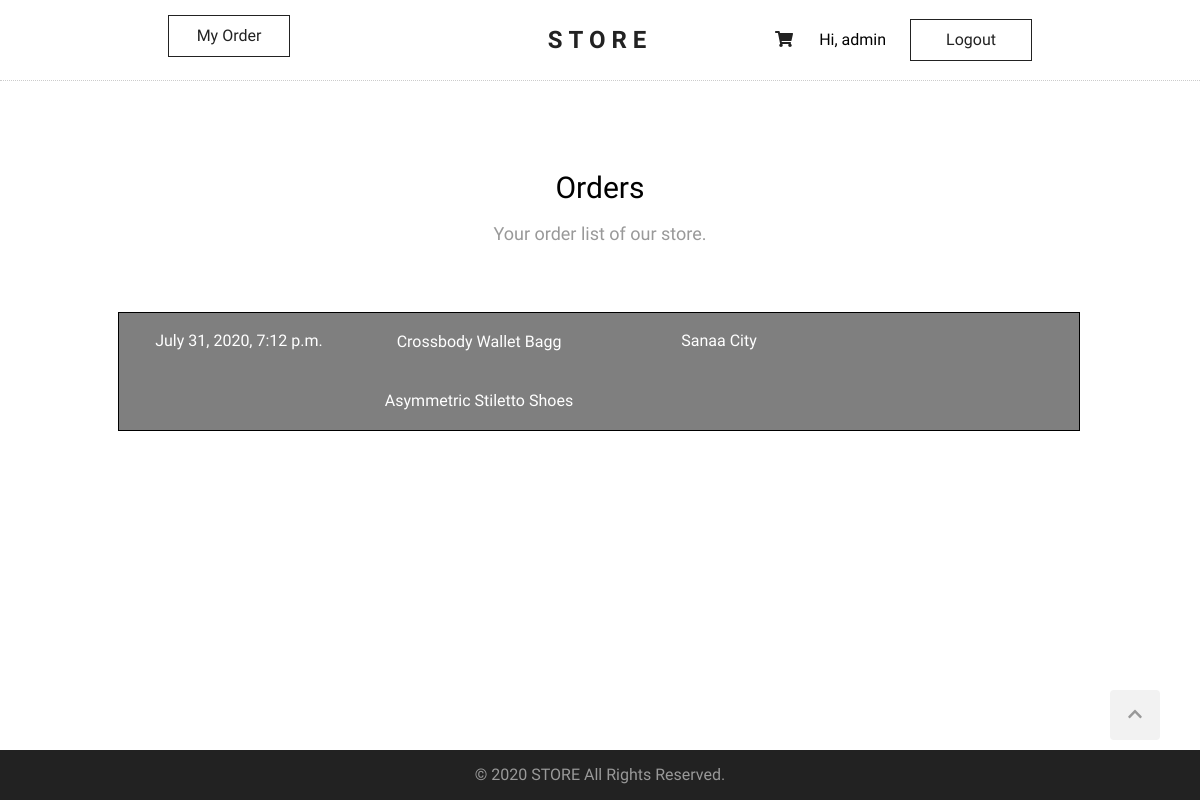
/orders/ (signed in), run on an earlier commit of the app's database.
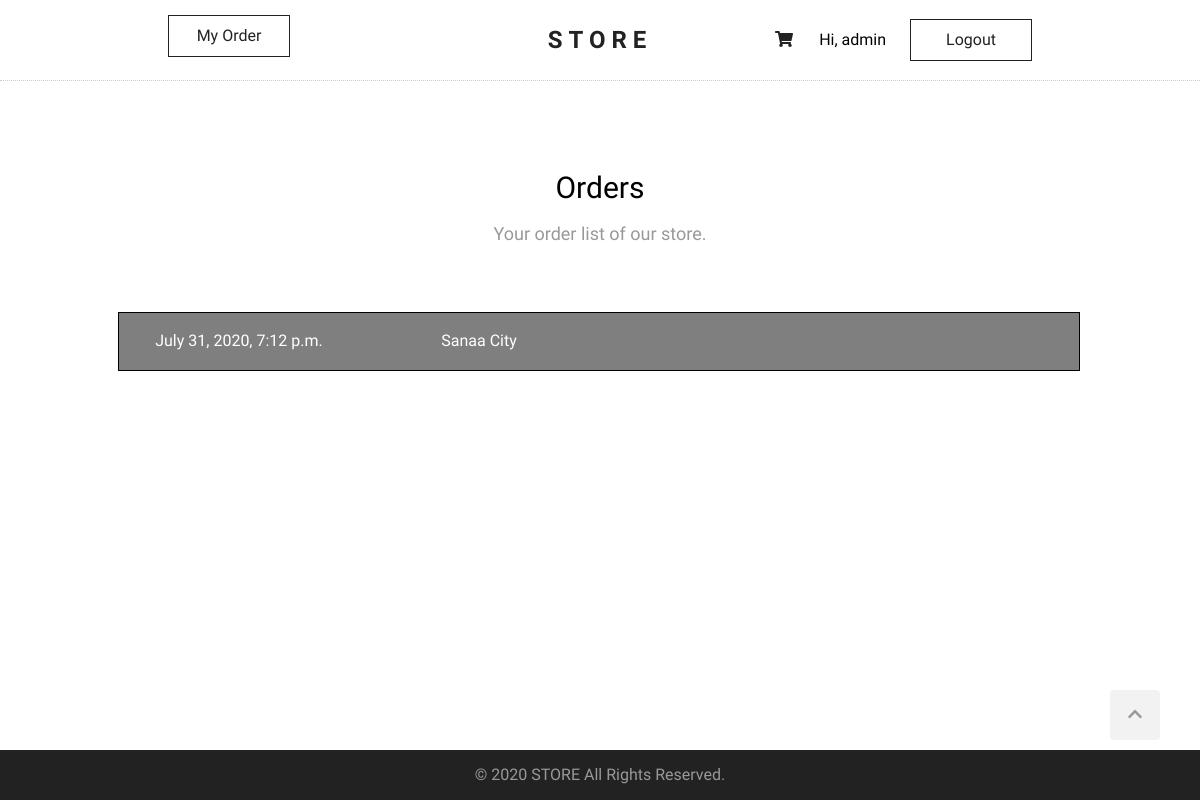
And on a later commit of the database.
### orders/models.py (models this page shows, shortened)
class Order(models.Model):
    user = models.ForeignKey(
        User, related_name="orders", null=True, on_delete=models.CASCADE)
    items = models.ManyToManyField(Product)
    ordered_at = models.DateTimeField(auto_now=True)
    address = models.CharField(max_length=100, blank=True)

### products/models.py (models this page shows, shortened)
class Product(models.Model):
    brand = models.CharField(max_length=100)
    title = models.CharField(max_length=100, unique=True)
    description = models.CharField(max_length=250, blank=True,  null=True)
    price = models.PositiveIntegerField()
    created_at = models.DateTimeField(auto_now_add=True)
    updated_at = models.DateTimeField(auto_now=True)
    image = models.ImageField(upload_to='products/', null=True)
    def __str__(self):
        return self.title

### orders/views.py (the view)
# urls.py: path('orders/', orders_list, name='orders_list'),
@login_required
def orders_list(request):
    orders = Order.objects.filter(user=request.user)
    return render(request, 'orders/order_list.html', {'orders': orders})

### templates/orders/order_list.html (shortened to what this page needs)
{% extends "base.html" %}
{% block content %}
<section  class="clearfix">
    <h2 class="section-headline">Orders</h2>
    <p class="section-description">
        Your order list of our store.
    </p>
    <div class="order">
        <ul>
            {% for order in orders %}
            <li class="item">
                <div>
                    <p>{{ order.ordered_at }}</p>
                </div>
                <div>
                    <ul>
                    {% for item in order.items.all %}
                        <li>{{ item }}</li>
                    {% endfor %}
                    </ul>
                </div>
                <div>
                    <p>{{ order.address}}</p>
                </div>
            </li>
            {% empty %}
            <li>
                <p class="no-product">No products yet.</p>
            </li>
            {% endfor %}
        </ul>
    </div>
</section>
{% endblock %}

What changed in the data, as far as the page shows it:
removed Product: title "Crossbody Wallet Bagg"
removed Product: title "Asymmetric Stiletto Shoes"
